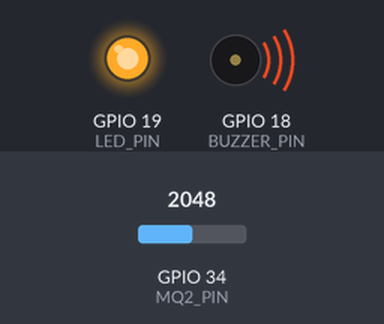
Simulated run of this sketch. Board: ESP32. Parts: output pins drawn as LEDs (lit = HIGH), buzzer (waves = sounding, pin HIGH). The inputs (shaded band) are chosen by the test bench; at power-on: GPIO 34 (MQ2_PIN) = 2048. What the sketch prints to the serial monitor is not drawn.

Above: at 1.8 s.
1.9 s: GPIO 34 (MQ2_PIN) set to 433
3.4 s: GPIO 34 (MQ2_PIN) set to 374
At 4.8 s:
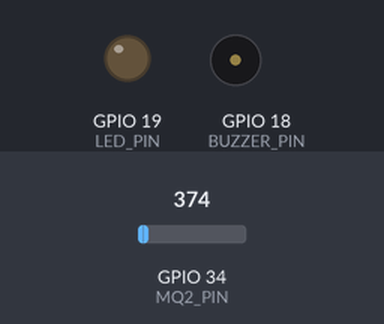
5.5 s: GPIO 34 (MQ2_PIN) set to 440
At 6.3 s:
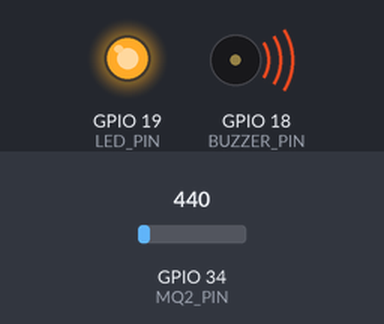
7.5 s: GPIO 34 (MQ2_PIN) set to 360
At 9.1 s:
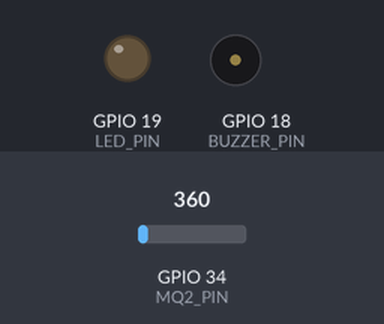
Timing chart, 0 to 10.5 s (numbered marks = the images above; inputs shaded):
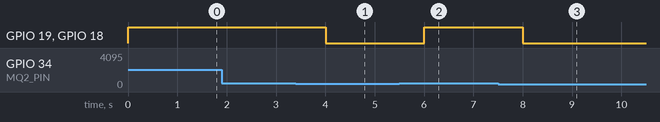

The sketch:

has_leakage.ino
```cpp
#include <Arduino.h>

#define MQ2_PIN 34
#define BUZZER_PIN 18
#define LED_PIN 19

int gasThreshold = 400;

void setup() {
  Serial.begin(115200);

  pinMode(MQ2_PIN, INPUT);
  pinMode(BUZZER_PIN, OUTPUT);
  pinMode(LED_PIN, OUTPUT);

  Serial.println("Gas Leakage Detection System Initialized...");
}

void loop()
{
  int gasValue = analogRead(MQ2_PIN);

  Serial.print("Gas Sensor Value: ");
  Serial.println(gasValue);

  if (gasValue > gasThreshold)
  {
    digitalWrite(BUZZER_PIN, HIGH);
    digitalWrite(LED_PIN, HIGH);
    Serial.println("⚠️ Gas Leakage Detected!");
  }
 else
 {
    digitalWrite(BUZZER_PIN, LOW);
    digitalWrite(LED_PIN, LOW);
    Serial.println("✅ Safe Environment");
  }

  delay(1000);
}
```

Measured:
- the behaviour switches between 401 and 400 on GPIO 34 (MQ2_PIN) (found by bisection; images 0 and 1)
- after the input at 1.9 s, every drawn part: stays the same
- after the input at 3.4 s, GPIO 19 (LED_PIN), GPIO 18 (BUZZER_PIN): HIGH → LOW after 0.60 s
- after the input at 5.5 s, GPIO 19 (LED_PIN), GPIO 18 (BUZZER_PIN): LOW → HIGH after 0.51 s
- after the input at 7.5 s, GPIO 19 (LED_PIN), GPIO 18 (BUZZER_PIN): HIGH → LOW after 0.51 s
